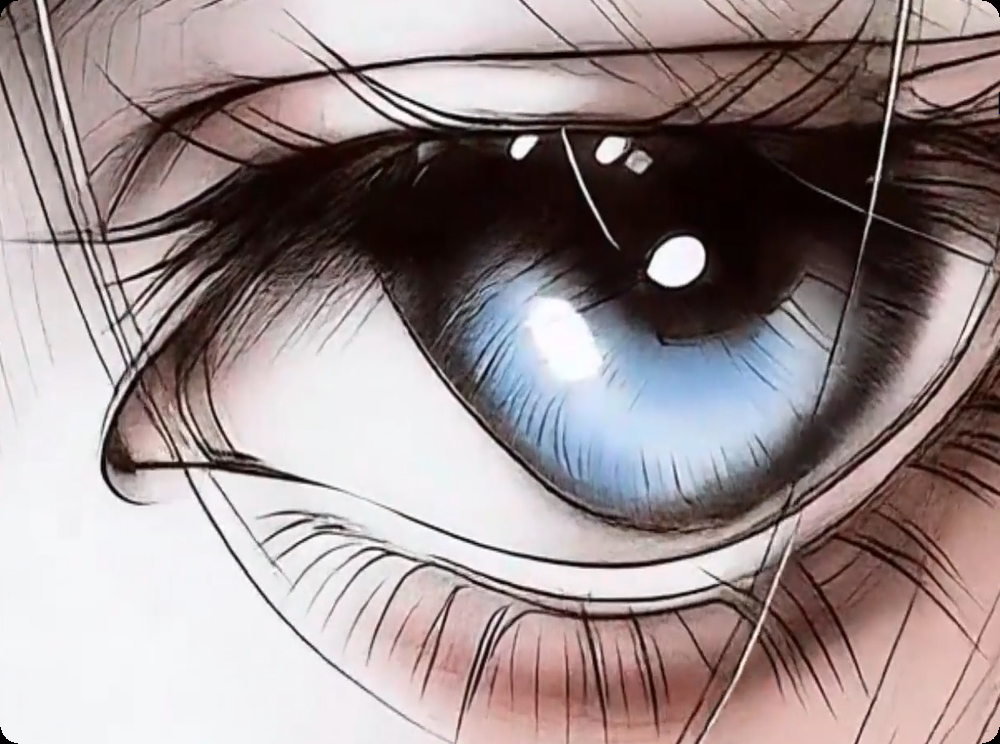
#> input picture 001.bmp, 1000 x 744 px, found by its file name
$ python '例5.13.py'
#> lines starting #> are read from the running program, lines starting #| are printed output that depends on the picture
import cv2
import numpy as np

img = cv2.imread("001.bmp")
#> img is the input picture: shape (744, 1000, 3); mean B, G, R 142, 141.4, 154.7
if img is None:
    raise FileNotFoundError("没有找到图片：001.bmp")

rows, cols = img.shape[:2]
#> rows = 744; cols = 1000
mapx = np.zeros(img.shape[:2], np.float32)
mapy = np.zeros(img.shape[:2], np.float32)

for i in range(rows):
    for j in range(cols):
        mapx[i, j] = j
        mapy[i, j] = rows - 1 - i
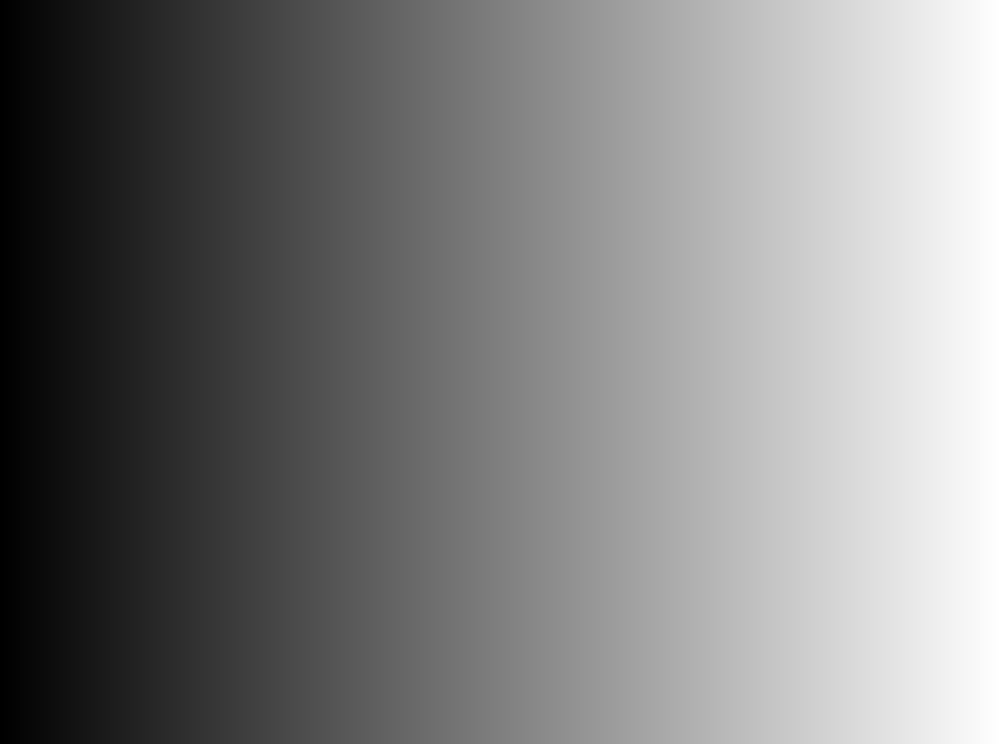
#> mapx: shape (744, 1000) float32; min 0, max 999, mean 499.5; drawn with min black and max white
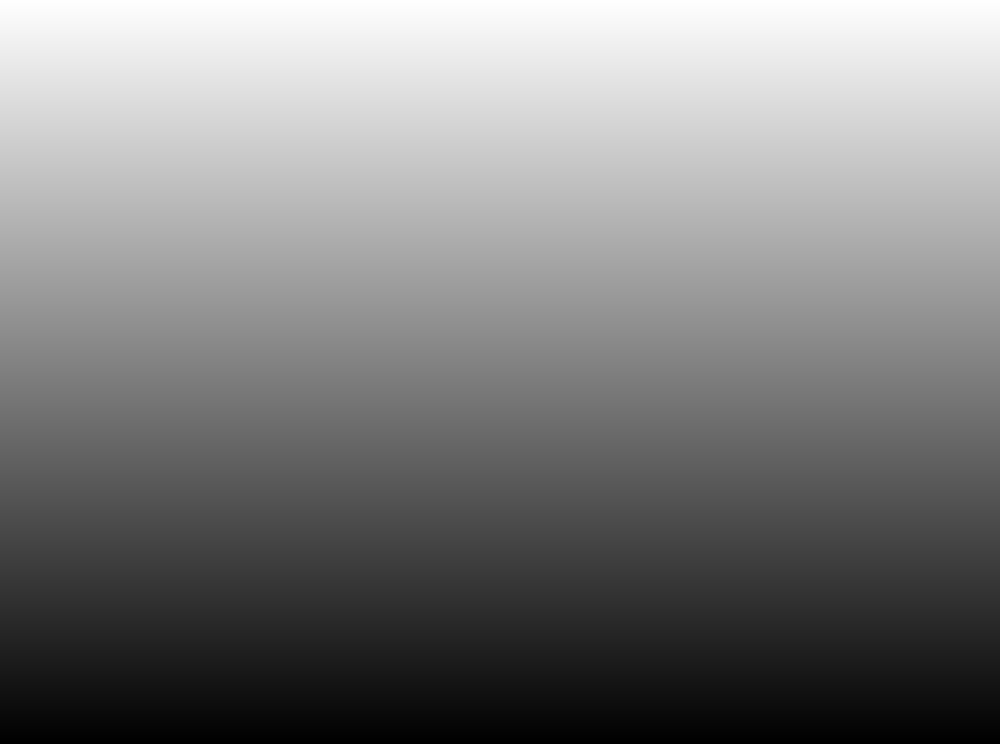
#> mapy: shape (744, 1000) float32; min 0, max 743, mean 371.5; drawn with min black and max white

rst = cv2.remap(img, mapx, mapy, cv2.INTER_LINEAR)
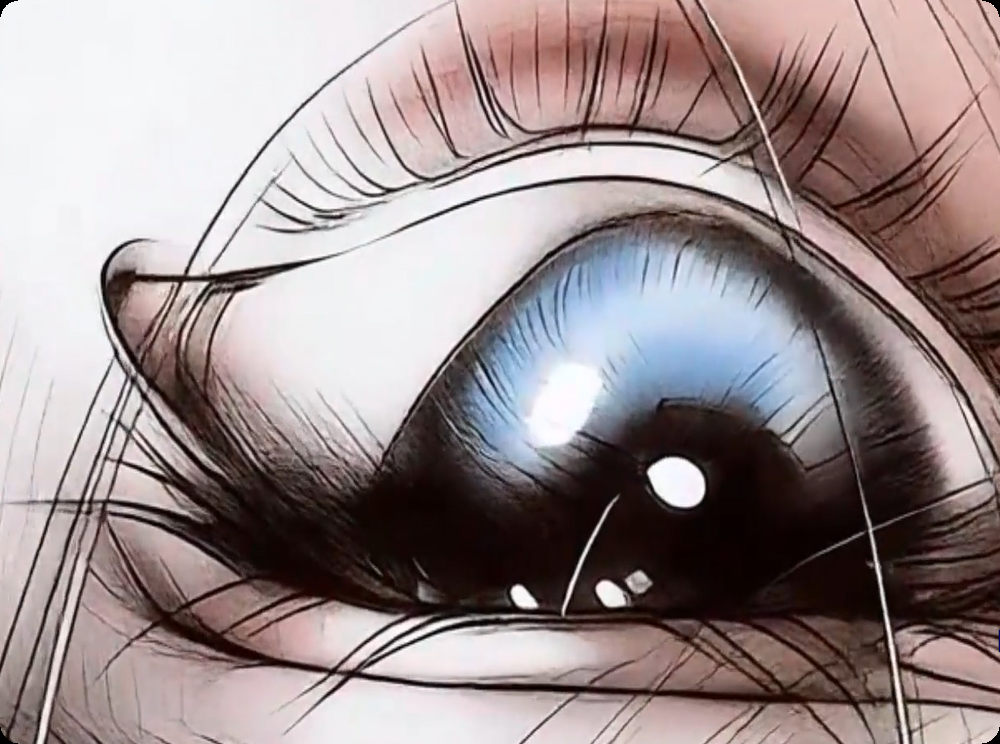
#> rst: shape (744, 1000, 3); mean B, G, R 142, 141.4, 154.7

cv2.imshow("original", img)
cv2.imshow("result", rst)
cv2.waitKey()
cv2.destroyAllWindows()

$ run again, with 002.png saved as 001.bmp
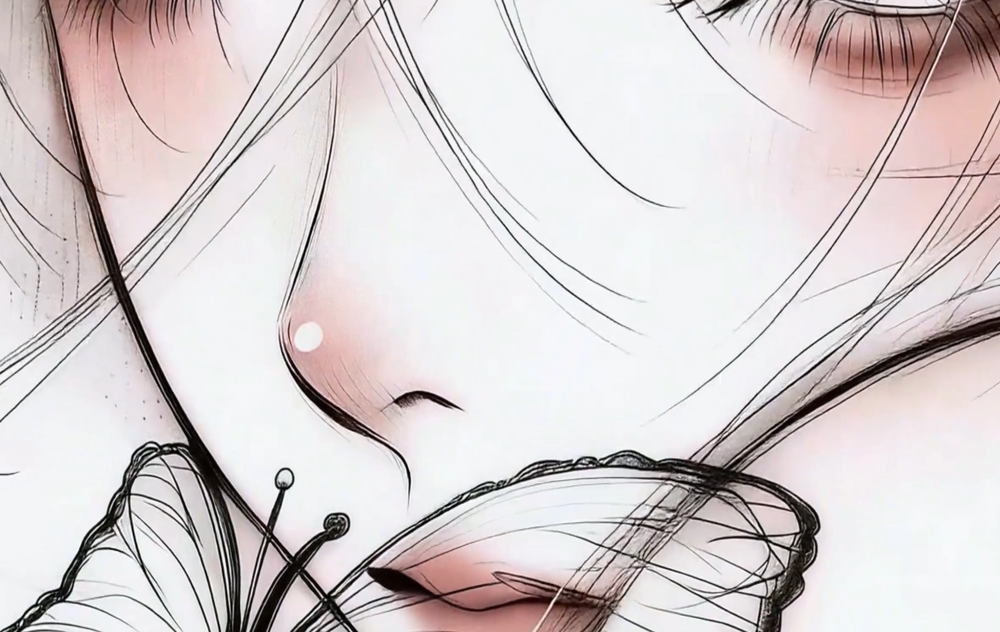
#> input picture 002.png, 1000 x 632 px, shrunk from 1918 x 1212 before the run, found by its file name
#> img is the input picture: shape (632, 1000, 3); mean B, G, R 208.3, 207.5, 215.3
#> `rst = cv2.remap(img, mapx, mapy, cv2.INTER_LINEAR)`:
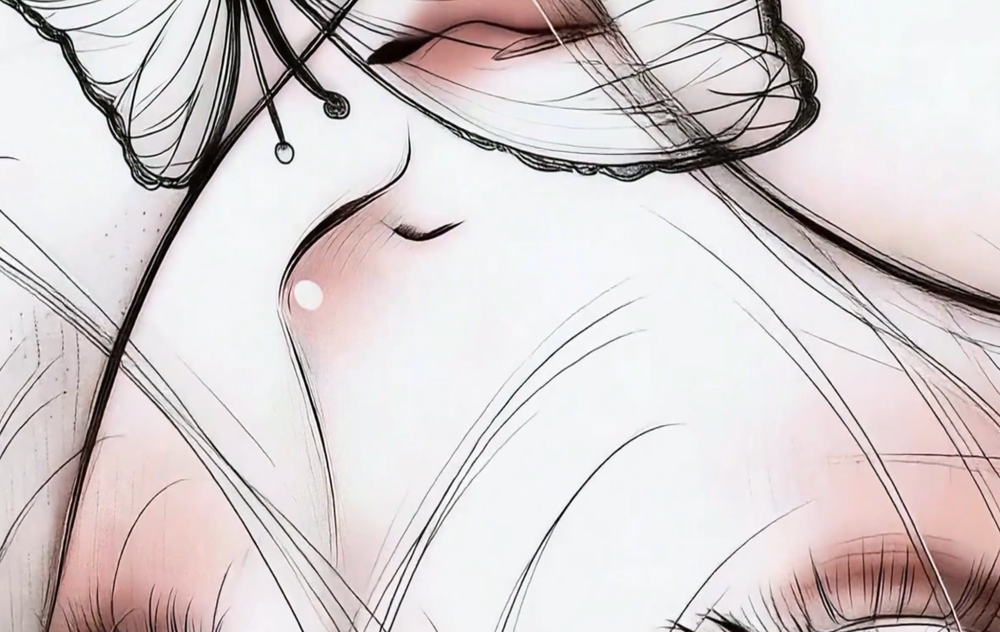
#> rst: shape (632, 1000, 3); mean B, G, R 208.3, 207.5, 215.3

$ run again, with 003.png saved as 001.bmp
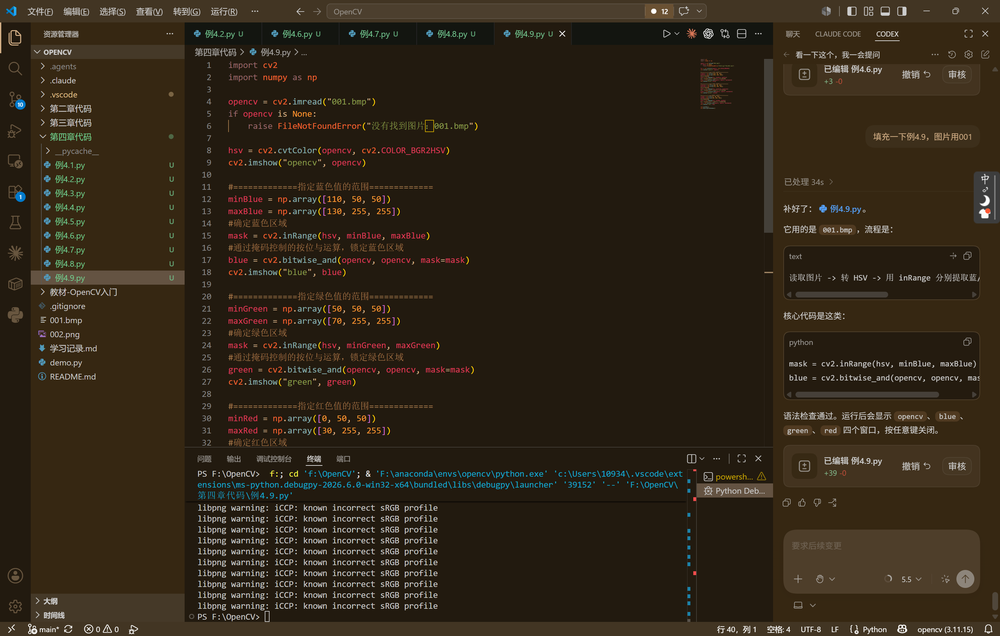
#> input picture 003.png, 1000 x 636 px, shrunk from 3120 x 1984 before the run, found by its file name
#> img is the input picture: shape (636, 1000, 3); mean B, G, R 24.2, 38.4, 48.7
#> `rst = cv2.remap(img, mapx, mapy, cv2.INTER_LINEAR)`:
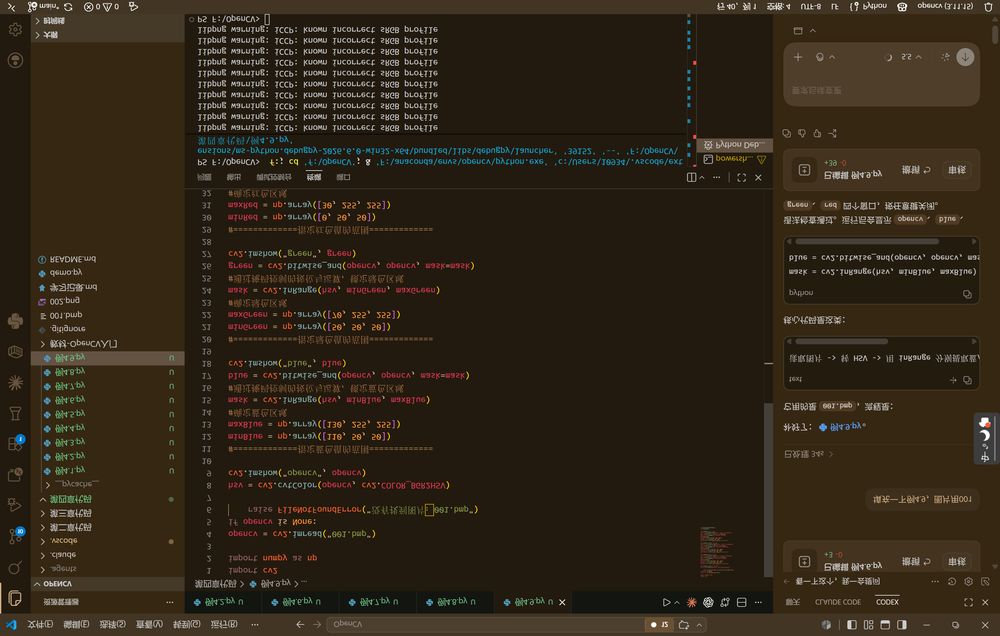
#> rst: shape (636, 1000, 3); mean B, G, R 24.2, 38.4, 48.7
